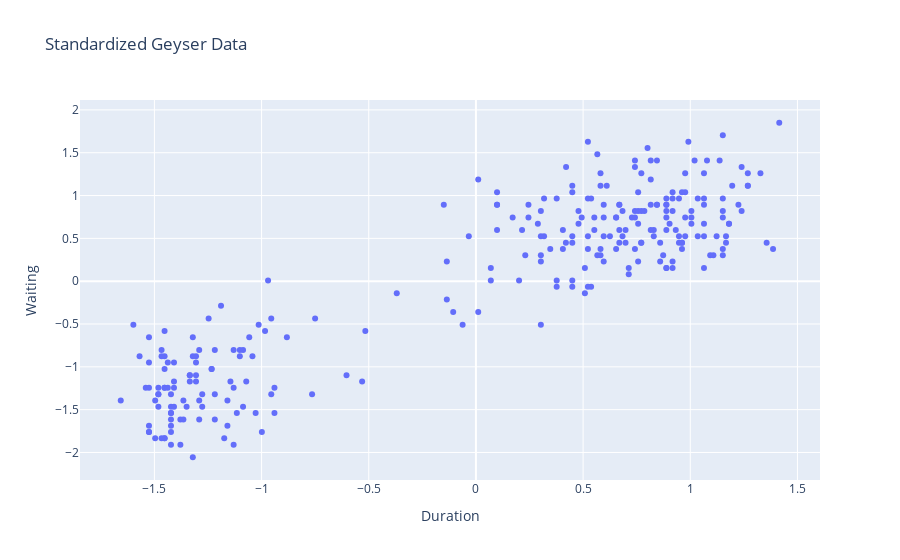

Notebook code for this chart:
### Markdown cell above
**Q1**. Charger le dataset, normaliser puis visualiser les données. Commenter.

### Code cell
# Load the "Old Faithful" dataset from the Seaborn library
df = seaborn.load_dataset('geyser')
display(df)
X = df[['duration', 'waiting']].values
N, D = X.shape
print(df.describe())


# 1 ere version : Standard Scaler
mean = np.mean(X, axis=0)
std = np.std(X, axis=0)
X_standardized = (X - mean) / std

print(X_standardized[:5])

# Affichage graphique
fig = go.Figure(data=go.Scatter(x=X_standardized[:, 0], y=X_standardized[:, 1], mode='markers'))
fig.update_layout(title="Standardized Geyser Data",
                  xaxis_title="Duration",
                  yaxis_title="Waiting",
                  showlegend=False)
fig.show();

#2e version : Min Max Scaler
# Appliquer la standardisation Min-Max avec numpy
#X_min = np.min(X, axis=0)
#X_max = np.max(X, axis=0)
#X_minmax = (X - X_min) / (X_max - X_min)
#print(X_minmax[:5])

# Affichage graphique
#fig = go.Figure(data=go.Scatter(x=X_minmax[:, 0], y=X_minmax[:, 1], mode='markers'))
#fig.update_layout(title="Standardized Geyser Data",
 #                 xaxis_title="Duration",
 #                 yaxis_title="Waiting",
 #                 showlegend=False)
#fig.show();

### Figure 1 — Plotly figure (JSON) as saved in the notebook; plotly's stock layout.template omitted (floating-point values rounded to 4 significant figures; data arrays with more than 128 entries replaced by an {"elided": "..."} marker saying what was removed)
{"data": [{"mode": "markers", "type": "scatter", "x": {"elided": "272 float values"}, "y": {"elided": "272 float values"}}], "layout": {"showlegend": false, "title": {"text": "Standardized Geyser Data"}, "xaxis": {"title": {"text": "Duration"}}, "yaxis": {"title": {"text": "Waiting"}}}}
